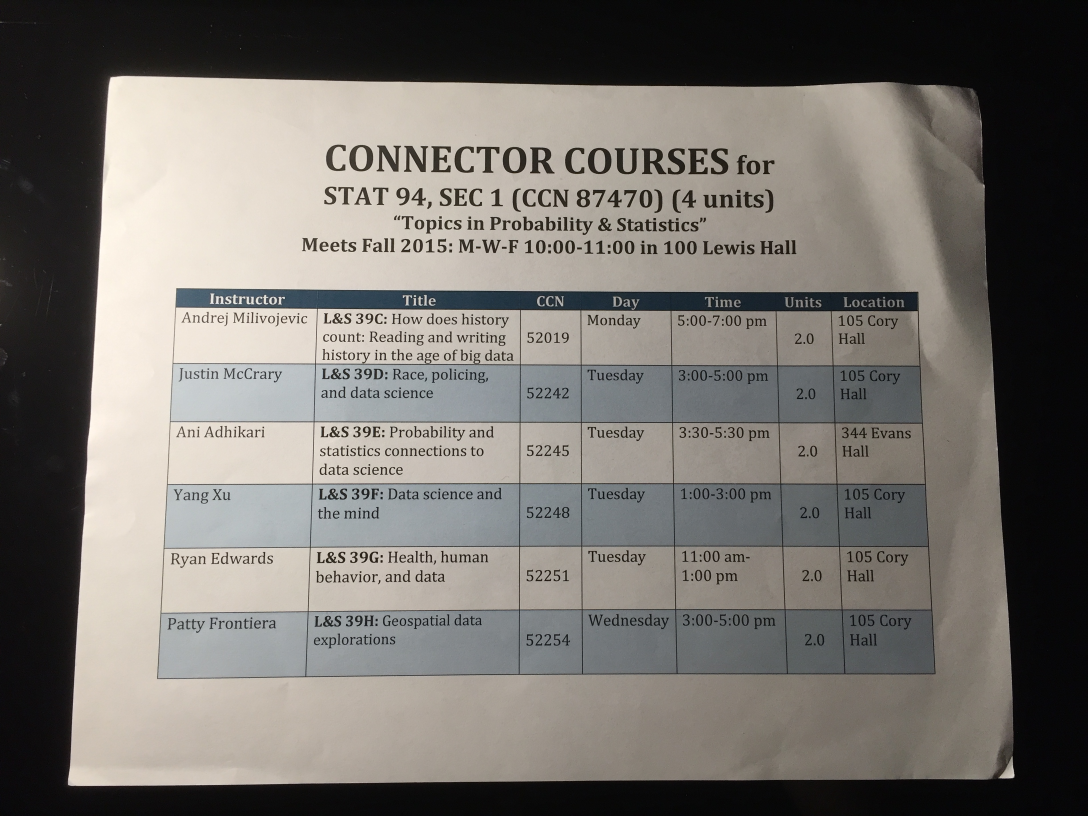
#> input picture sample_images/chart.JPG, 3264 x 2448 px, given in place of the camera (shown at 1/3 size)
$ python Main.py
#> lines starting #> are read from the running program, lines starting #| are printed output that depends on the picture; after the words box and inside, x2 and y2 are one past the last pixel; in counts of white or black regions, pixels touching at a corner belong together
### Utlis.py
import cv2
import numpy as np

## TO STACK ALL THE IMAGES IN ONE WINDOW
def stackImages(scale,imgArray,lables):
    print("Entering stackImages...")
    print("imgArray type:", type(imgArray))
    print("imgArray length:", len(imgArray))
    print("First element type:", type(imgArray[0]))
    print("First element length:", len(imgArray[0]))
    rows = len(imgArray)
    cols = len(imgArray[0])
    rowsAvailable = isinstance(imgArray[0], list)
    width = imgArray[0][0].shape[1]
    height = imgArray[0][0].shape[0]
    eachImgWidth = int(width * scale)
    eachImgHeight = int(height * scale)
    print(f"Each Image Width: {eachImgWidth}, Each Image Height: {eachImgHeight}")

    if rowsAvailable:
        for x in range (0, rows):
            for y in range(0, cols):
                if imgArray[x][y].shape[:2] == imgArray[0][0].shape[:2]:
                    imgArray[x][y] = cv2.resize(imgArray[x][y], (0, 0), None, scale, scale)
                else:
                    imgArray[x][y] = cv2.resize(imgArray[x][y], (imgArray[0][0].shape[1], imgArray[0][0].shape[0]), None, scale, scale)
                if len(imgArray[x][y].shape) == 2:  # Check if image is grayscale
                    imgArray[x][y] = cv2.cvtColor(imgArray[x][y], cv2.COLOR_GRAY2BGR)
        imageBlank = np.zeros((height, width, 3), np.uint8)
        hor = [imageBlank]*rows
        for x in range(0, rows):
            hor[x] = np.hstack(imgArray[x])
        ver = np.vstack(hor)
    else:
        for x in range(0, rows):
            imgArray[x] = cv2.resize(imgArray[x], (0, 0), None, scale, scale)
            if len(imgArray[x].shape) == 2:
                imgArray[x] = cv2.cvtColor(imgArray[x], cv2.COLOR_GRAY2BGR)
        hor = np.hstack(imgArray)
        ver = hor
    for d in range(rows):
        for c in range(cols):
            cv2.putText(ver, str(lables[d][c]), (eachImgWidth*c+10, eachImgHeight*d+20), cv2.FONT_HERSHEY_COMPLEX, 0.7, (255,0,255), 2)
    return ver


# [13 lines left out: function reorder, not called in this run]


def biggestContour(contours):
    biggest = np.array([])
    max_area = 0
    for i in contours:
        area = cv2.contourArea(i)
        if area > 5000:
            peri = cv2.arcLength(i, True)
            approx = cv2.approxPolyDP(i, 0.02 * peri, True)
            if area > max_area and len(approx) == 4:
                biggest = approx
                max_area = area
    return biggest,max_area
# [7 lines left out: function drawRectangle, not called in this run]

def nothing(x):
    pass

def initializeTrackbars(intialTracbarVals=0):
    cv2.namedWindow("Trackbars")
    cv2.resizeWindow("Trackbars", 360, 240)
    cv2.createTrackbar("Threshold1", "Trackbars", 200,255, nothing)
    cv2.createTrackbar("Threshold2", "Trackbars", 200, 255, nothing)


def valTrackbars():
    Threshold1 = cv2.getTrackbarPos("Threshold1", "Trackbars")
    Threshold2 = cv2.getTrackbarPos("Threshold2", "Trackbars")
    src = Threshold1,Threshold2
    return src

### Main.py
import cv2
import numpy as np
import Utlis


########################################################################
webCamFeed = True
pathImage = "/cell_pic.jpg"
cap = cv2.VideoCapture(0)
cap.set(10,160)
heightImg = 640
widthImg  = 480
########################################################################

Utlis.initializeTrackbars()
count=0

while True:

    if webCamFeed:success, img = cap.read()
#> img is the input picture: shape (2448, 3264, 3); mean B, G, R 109.7, 114.6, 118.3
    else:img = cv2.imread(pathImage)
    img = cv2.resize(img, (widthImg, heightImg)) # RESIZE IMAGE
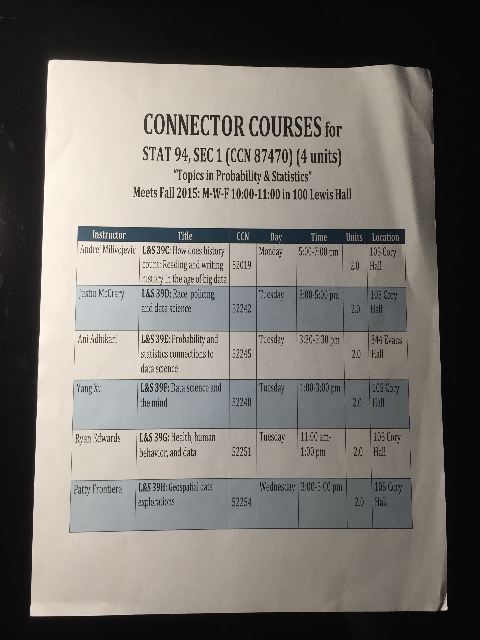
#> img: shape (640, 480, 3); mean B, G, R 109.5, 114.4, 118.1
    imgBlank = np.zeros((heightImg,widthImg, 3), np.uint8) # CREATE A BLANK IMAGE FOR TESTING DEBUGING IF REQUIRED
    imgGray = cv2.cvtColor(img, cv2.COLOR_BGR2GRAY) # CONVERT IMAGE TO GRAY SCALE
    imgBlur = cv2.GaussianBlur(imgGray, (5, 5), 1) # ADD GAUSSIAN BLUR
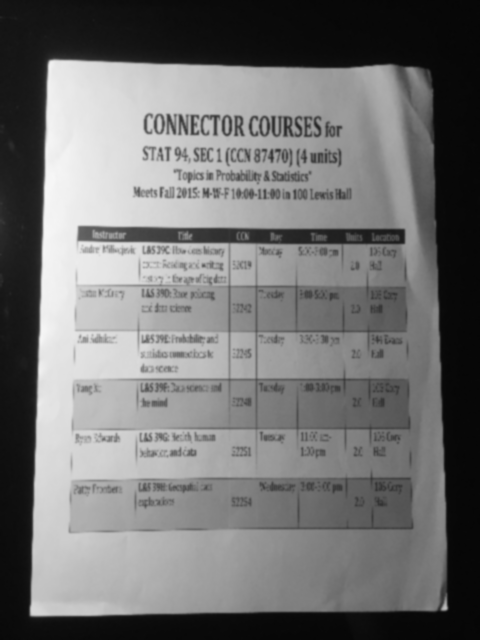
#> imgBlur: shape (640, 480); min 5, max 247, mean 115
    thres=Utlis.valTrackbars() # GET TRACK BAR VALUES FOR THRESHOLDS
    imgThreshold = cv2.Canny(imgBlur,thres[0],thres[1]) # APPLY CANNY BLUR
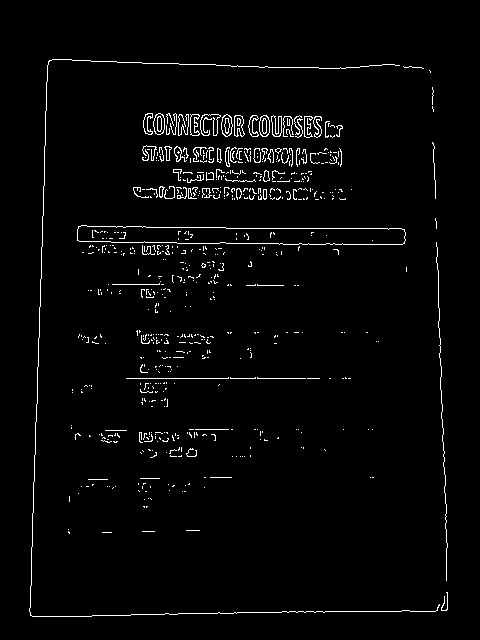
#> imgThreshold: shape (640, 480); 2.5% white in thin lines or dots, all inside (x1, y1, x2, y2) = (29, 59, 448, 617)
    kernel = np.ones((5, 5))
    imgDial = cv2.dilate(imgThreshold, kernel, iterations=2) # APPLY DILATION
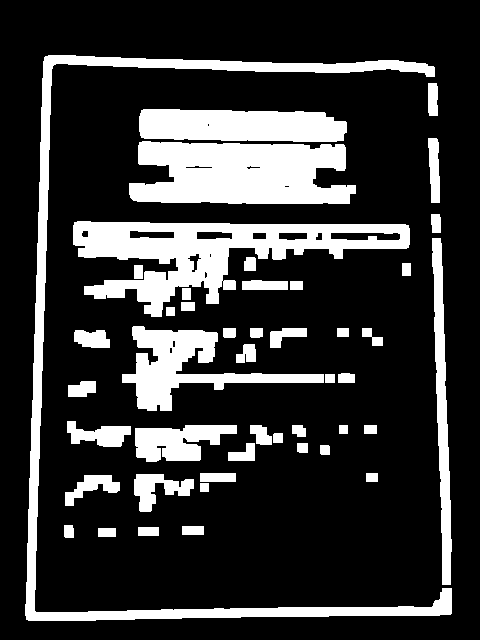
#> imgDial: shape (640, 480); 21.3% white; 46 white regions, largest, box (x1, y1, x2, y2) and area: (25, 55, 452, 621) 13003, (73, 221, 410, 317) 12918, (129, 141, 356, 204) 11546
    imgThreshold = cv2.erode(imgDial, kernel, iterations=1)  # APPLY EROSION
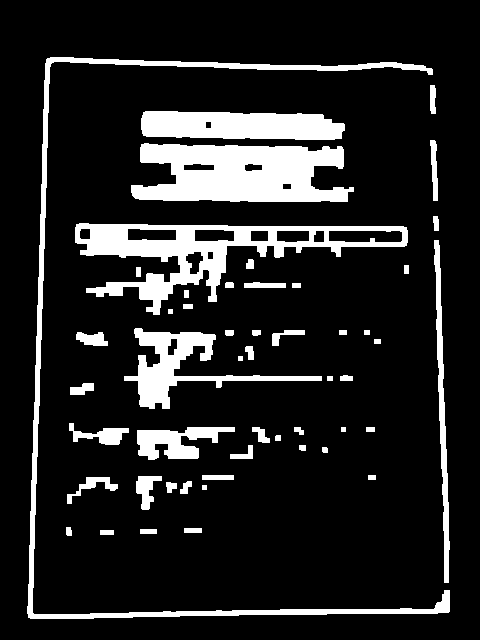
#> imgThreshold: shape (640, 480); 14.2% white; 51 white regions

    ## FIND ALL COUNTOURS
    imgContours = img.copy() # COPY IMAGE FOR DISPLAY PURPOSES
    imgBigContour = img.copy() # COPY IMAGE FOR DISPLAY PURPOSES
    contours, hierarchy = cv2.findContours(imgThreshold, cv2.RETR_EXTERNAL, cv2.CHAIN_APPROX_SIMPLE) # FIND ALL CONTOURS
#> contours = 51 contours, 4 with area under 20; largest, box (x1, y1, x2, y2) and area: (75, 223, 408, 315) 10906, (131, 143, 354, 202) 9726, (27, 57, 450, 619) 5878, (141, 111, 345, 140) 4838, (124, 328, 322, 409) 3775
    cv2.drawContours(imgContours, contours, -1, (0, 255, 0), 10) # DRAW ALL DETECTED CONTOURS
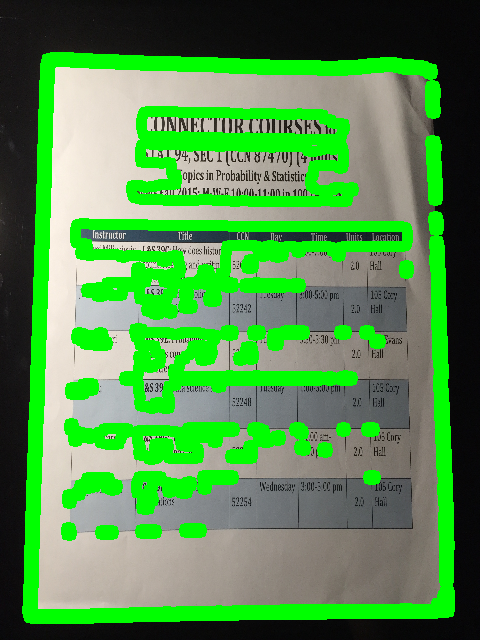
#> imgContours: shape (640, 480, 3); mean B, G, R 77.2, 145.5, 83.2


    # FIND THE BIGGEST COUNTOUR
    biggest, maxArea = Utlis.biggestContour(contours) # FIND THE BIGGEST CONTOUR
#> the loop in biggestContour, `for i in contours:` made 51 passes
#> (area, peri) on passes 45, 47, 51: (10906, 1239.1), (9725.5, 715.4), (5877.5, 2798.1)
#> area on passes 4, 6, 7, 8, 9, 12: 37, 69.5, 75, 312.5, 417.5, 24
#> after the loop in biggestContour, `for i in contours:`: biggest = empty array; max_area = 0
#> biggest = empty array; maxArea = 0
    if biggest.size != 0:
        biggest=Utlis.reorder(biggest)
        cv2.drawContours(imgBigContour, biggest, -1, (0, 255, 0), 20) # DRAW THE BIGGEST CONTOUR
        imgBigContour = Utlis.drawRectangle(imgBigContour,biggest,2)
        pts1 = np.float32(biggest) # PREPARE POINTS FOR WARP
        pts2 = np.float32([[0, 0],[widthImg, 0], [0, heightImg],[widthImg, heightImg]]) # PREPARE POINTS FOR WARP
        matrix = cv2.getPerspectiveTransform(pts1, pts2)
        imgWarpColored = cv2.warpPerspective(img, matrix, (widthImg, heightImg))

        #REMOVE 20 PIXELS FORM EACH SIDE
        imgWarpColored=imgWarpColored[20:imgWarpColored.shape[0] - 20, 20:imgWarpColored.shape[1] - 20]
        imgWarpColored = cv2.resize(imgWarpColored,(widthImg,heightImg))

        # APPLY ADAPTIVE THRESHOLD
        imgWarpGray = cv2.cvtColor(imgWarpColored,cv2.COLOR_BGR2GRAY)
        imgAdaptiveThre= cv2.adaptiveThreshold(imgWarpGray, 255, 1, 1, 7, 2)
        imgAdaptiveThre = cv2.bitwise_not(imgAdaptiveThre)
        imgAdaptiveThre=cv2.medianBlur(imgAdaptiveThre,3)

        # Image Array for Display
        imageArray = ([img,imgGray,imgThreshold,imgContours],
                      [imgBigContour,imgWarpColored, imgWarpGray,imgAdaptiveThre])

    else:
        imageArray = ([img,imgGray,imgThreshold,imgContours],
                      [imgBlank, imgBlank, imgBlank, imgBlank])

    # LABELS FOR DISPLAY
    lables = [["Original", "Gray", "Threshold", "Contours"],
          ["Biggest Contour", "Warp Perspective", "Warp Gray", "Adaptive Threshold"]]


    print("Image Array Type:", type(imageArray), "Image Array Length:", len(imageArray))
#| Image Array Type: <class 'tuple'> Image Array Length: 2
    print("Final check before calling stackImages:")
    print("imageArray Type:", type(imageArray))
#| imageArray Type: <class 'tuple'>
    print("Is imageArray a float?", isinstance(imageArray, float))
#| Is imageArray a float? False

    if isinstance(imageArray, float):
        print("Error: imageArray is a float. Check previous code.")
    else:
        stackedImage = Utlis.stackImages(0.75, imageArray, lables)
#| imgArray type: <class 'tuple'>
#| imgArray length: 2
#| First element type: <class 'list'>
#| First element length: 4
#> in stackImages, `rows = len(imgArray)`: rows = 2
#> in stackImages, `cols = len(imgArray[0])`: cols = 4
#> in stackImages, `rowsAvailable = isinstance(imgArray[0], list)`: rowsAvailable = True
#| Each Image Width: 360, Each Image Height: 480
#> in stackImages, `hor = [imageBlank]*rows`: hor = 2 items
#> after the loop in stackImages, `for d in range(rows):`:
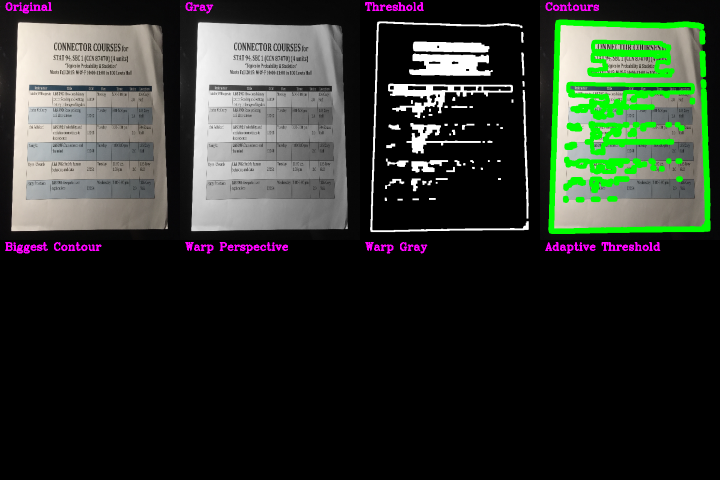
#> ver: shape (960, 1440, 3) (shown at 1/2 size); mean of channels 0, 1, 2 44, 51.3, 45.8; drawn as B, G, R
        cv2.imshow("Result",stackedImage)

    # SAVE IMAGE WHEN 's' key is pressed
    if cv2.waitKey(1) & 0xFF == ord('s'):
#> (key Esc is pressed here)
        cv2.imwrite("Scanned/myImage"+str(count)+".jpg",imgWarpColored)
        cv2.rectangle(stackedImage, ((int(stackedImage.shape[1] / 2) - 230), int(stackedImage.shape[0] / 2) + 50),
                      (1100, 350), (0, 255, 0), cv2.FILLED)
        cv2.putText(stackedImage, "Scan Saved", (int(stackedImage.shape[1] / 2) - 200, int(stackedImage.shape[0] / 2)),
                    cv2.FONT_HERSHEY_DUPLEX, 3, (0, 0, 255), 5, cv2.LINE_AA)
        cv2.imshow('Result', stackedImage)
        cv2.waitKey(300)
        count += 1

$ run again, on sample_images/desk.JPG
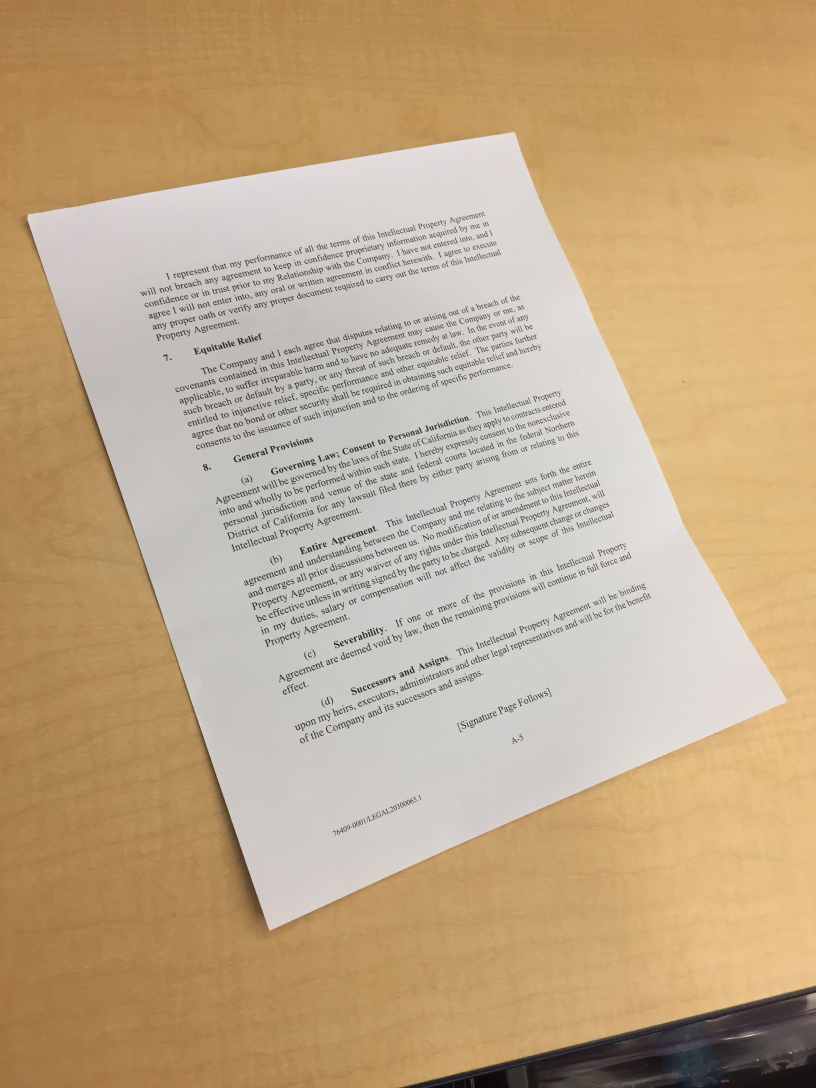
#> input picture sample_images/desk.JPG, 2448 x 3264 px, given in place of the camera (shown at 1/3 size)
#> img is the input picture: shape (3264, 2448, 3); mean B, G, R 136.7, 169.3, 193.6
#> img: shape (640, 480, 3)
#> imgDial: shape (640, 480); 16.8% white; 32 white regions, largest, box (x1, y1, x2, y2) and area: (85, 137, 361, 409) 25651, (158, 174, 316, 248) 5416, (178, 362, 324, 438) 3801
#> `imgThreshold = cv2.erode(imgDial, kernel, iterations=1)`:
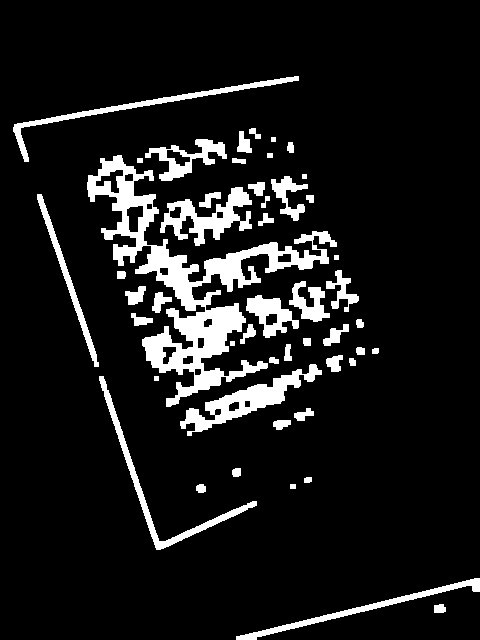
#> imgThreshold: shape (640, 480); 10.1% white; 49 white regions
#> contours = 49 contours, 5 with area under 20; largest, box (x1, y1, x2, y2) and area: (87, 155, 337, 407) 12538, (180, 364, 322, 436) 2496, (160, 187, 252, 246) 1996, (99, 376, 257, 550) 1480, (13, 76, 299, 162) 1422
#> the loop in biggestContour, `for i in contours:` made 49 passes
#> (area, peri) on pass 42: (12537.5, 2426.3)
#> after the loop in biggestContour, `for i in contours:`: biggest = empty array; max_area = 0
#> `biggest, maxArea = Utlis.biggestContour(contours)`: biggest = empty array; maxArea = 0
#| Image Array Type: <class 'tuple'> Image Array Length: 2
#| imageArray Type: <class 'tuple'>
#| Is imageArray a float? False
#| imgArray type: <class 'tuple'>
#| imgArray length: 2
#| First element type: <class 'list'>
#| First element length: 4
#> rows = 2
#> cols = 4
#> rowsAvailable = True
#| Each Image Width: 360, Each Image Height: 480
#> hor = 2 items
#> after the loop in stackImages, `for d in range(rows):`:
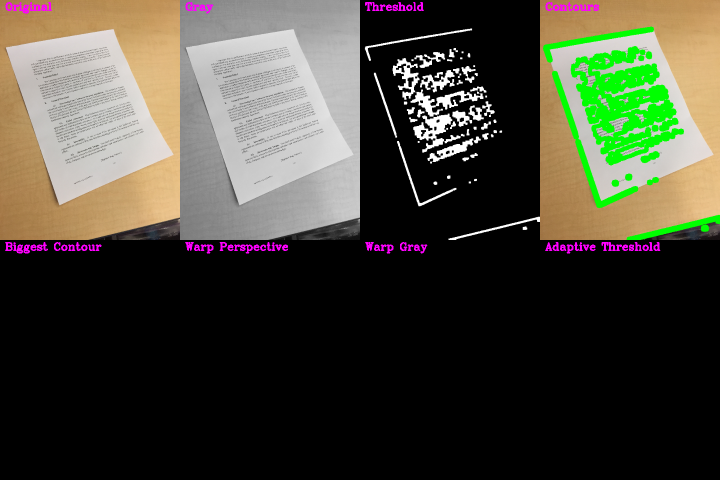
#> ver: shape (960, 1440, 3) (shown at 1/2 size); mean of channels 0, 1, 2 56, 68.9, 69.7; drawn as B, G, R
